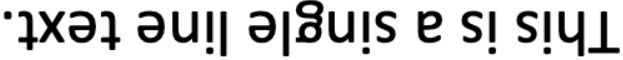
#> input picture 56139251-detect-text-rotated-180/1.png, 623 x 60 px, found by its file name
$ python detect_text_180_upside_down.py   (Python 2 division)
#> lines starting #> are read from the running program, lines starting #| are printed output that depends on the picture; after the words box and inside, x2 and y2 are one past the last pixel; in counts of white or black regions, pixels touching at a corner belong together
import numpy as np
import cv2

def rotate(image, angle):
    # Obtain the dimensions of the image
    (height, width) = image.shape[:2]
    (cX, cY) = (width / 2, height / 2)

    # Grab the rotation components of the matrix
    matrix = cv2.getRotationMatrix2D((cX, cY), -angle, 1.0)
    cos = np.abs(matrix[0, 0])
    sin = np.abs(matrix[0, 1])

    # Find the new bounding dimensions of the image
    new_width = int((height * sin) + (width * cos))
    new_height = int((height * cos) + (width * sin))

    # Adjust the rotation matrix to take into account translation
    matrix[0, 2] += (new_width / 2) - cX
    matrix[1, 2] += (new_height / 2) - cY

    # Perform the actual rotation and return the image
    return cv2.warpAffine(image, matrix, (new_width, new_height))

image = cv2.imread("1.PNG")
#> image is the input picture: shape (60, 623, 3); mean B, G, R 200.8, 200.8, 200.8
original_image = image.copy()
gray = cv2.cvtColor(image, cv2.COLOR_BGR2GRAY)
blurred = cv2.GaussianBlur(gray, (3,3), 0)
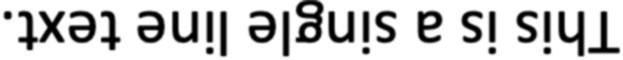
#> blurred: shape (60, 623); min 0, max 255, mean 200.9
thresh = cv2.threshold(blurred, 110, 255, cv2.THRESH_BINARY_INV)[1]
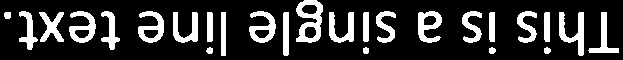
#> thresh: shape (60, 623); 19.9% white; 26 white regions, largest, box (x1, y1, x2, y2) and area: (296, 0, 323, 43) 643, (559, 12, 584, 56) 489, (249, 11, 276, 43) 441
cv2.imshow("thresh", thresh)

x, y, w, h = 0, 0, image.shape[1], image.shape[0]
#> x = 0; y = 0; w = 623; h = 60

top_half = ((x,y), (x+w, y+h/2))
#> top_half = ((0, 0), (623, 30))
bottom_half = ((x,y+h/2), (x+w, y+h))
#> bottom_half = ((0, 30), (623, 60))

top_x1,top_y1 = top_half[0]
#> top_x1 = 0; top_y1 = 0
top_x2,top_y2 = top_half[1]
#> top_x2 = 623
bottom_x1,bottom_y1 = bottom_half[0]
bottom_x2,bottom_y2 = bottom_half[1]

# Split into top/bottom ROIs
top_image = thresh[top_y1:top_y2, top_x1:top_x2]
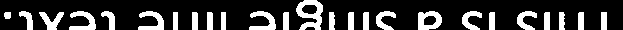
#> top_image: shape (30, 623); 21.6% white; 25 white regions, largest, box (x1, y1, x2, y2) and area: (296, 0, 323, 30) 453, (418, 11, 442, 30) 300, (69, 11, 96, 30) 267
bottom_image = thresh[bottom_y1:bottom_y2, bottom_x1:bottom_x2]
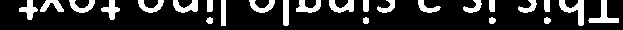
#> bottom_image: shape (30, 623); 18.1% white; 25 white regions, largest, box (x1, y1, x2, y2) and area: (559, 0, 584, 26) 284, (588, 0, 619, 23) 261, (173, 0, 198, 13) 201

cv2.imshow("top_image", top_image)
cv2.imshow("bottom_image", bottom_image)

# Count non-zero array elements
top_pixels = cv2.countNonZero(top_image)
#> top_pixels = 4035
bottom_pixels = cv2.countNonZero(bottom_image)
#> bottom_pixels = 3389

print('top', top_pixels)
#| top 4035
print('bottom', bottom_pixels)
#| bottom 3389

# Rotate if upside down
if top_pixels > bottom_pixels:
    rotated = rotate(original_image, 180)
#> in rotate, `return cv2.warpAffine(image, matrix, (new_width, new_height))`:
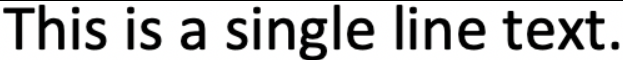
#> returned value: shape (60, 623, 3); mean of channels 0, 1, 2 196.6, 196.7, 196.6; drawn as B, G, R
    cv2.imshow("rotated", rotated)

cv2.waitKey(0)

$ run again, with 56139251-detect-text-rotated-180/bottom_high.PNG copied over 56139251-detect-text-rotated-180/1.png
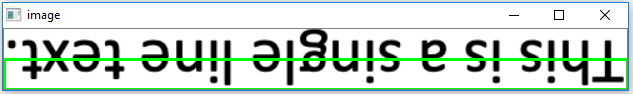
#> input picture 56139251-detect-text-rotated-180/bottom_high.PNG, 633 x 94 px, found by its file name
#> image is the input picture: shape (94, 633, 3); mean B, G, R 205, 214, 200.4
#> `thresh = cv2.threshold(blurred, 110, 255, cv2.THRESH_BINARY_INV)[1]`:
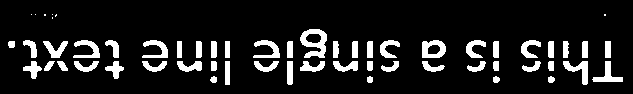
#> thresh: shape (94, 633); 11.5% white; 58 white regions (7 under 20 px), largest, box (x1, y1, x2, y2) and area: (300, 29, 327, 58) 439, (422, 40, 446, 58) 289, (563, 61, 588, 85) 260
#> top_image: shape (47, 633); 5.9% white; 33 white regions (7 under 20 px), largest, box (x1, y1, x2, y2) and area: (300, 29, 327, 47) 300, (422, 40, 446, 47) 119, (74, 40, 98, 47) 109
#> `bottom_image = thresh[bottom_y1:bottom_y2, bottom_x1:bottom_x2]`:
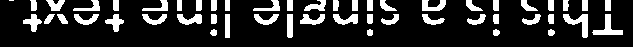
#> bottom_image: shape (47, 633); 17.1% white; 51 white regions (1 under 20 px), largest, box (x1, y1, x2, y2) and area: (563, 14, 588, 38) 260, (592, 14, 623, 35) 249, (177, 14, 202, 25) 179
#> top_pixels = 1744
#> bottom_pixels = 5091
#| top 1744
#| bottom 5091

$ run again, with 56139251-detect-text-rotated-180/split.PNG copied over 56139251-detect-text-rotated-180/1.png
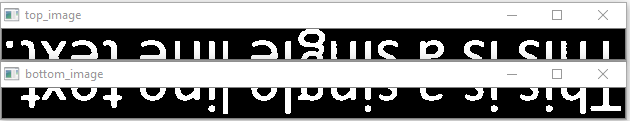
#> input picture 56139251-detect-text-rotated-180/split.PNG, 630 x 121 px, found by its file name
#> image is the input picture: shape (121, 630, 3); mean B, G, R 144.6, 144.6, 144.6
#> `thresh = cv2.threshold(blurred, 110, 255, cv2.THRESH_BINARY_INV)[1]`:
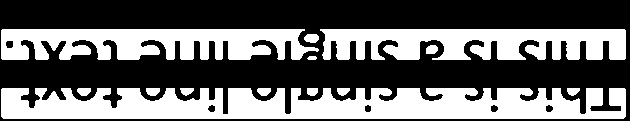
#> thresh: shape (121, 630); 40.7% white; 13 white regions, largest, box (x1, y1, x2, y2) and area: (1, 88, 626, 119) 15372, (320, 29, 626, 60) 7425, (1, 29, 319, 60) 7381
#> top_image: shape (60, 630); 39.8% white; 5 white regions, box (x1, y1, x2, y2) and area: (320, 29, 626, 60) 7425, (1, 29, 319, 60) 7381, (304, 34, 319, 43) 111, (426, 45, 438, 54) 92, (307, 56, 317, 60) 34
#> `bottom_image = thresh[bottom_y1:bottom_y2, bottom_x1:bottom_x2]`:
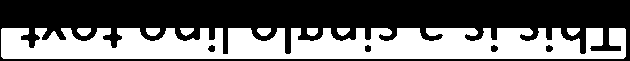
#> bottom_image: shape (61, 630); 41.5% white; 8 white regions, largest, box (x1, y1, x2, y2) and area: (1, 28, 626, 59) 15372, (146, 28, 160, 36) 94, (77, 28, 91, 36) 91
#> top_pixels = 15043
#> bottom_pixels = 15967
#| top 15043
#| bottom 15967
